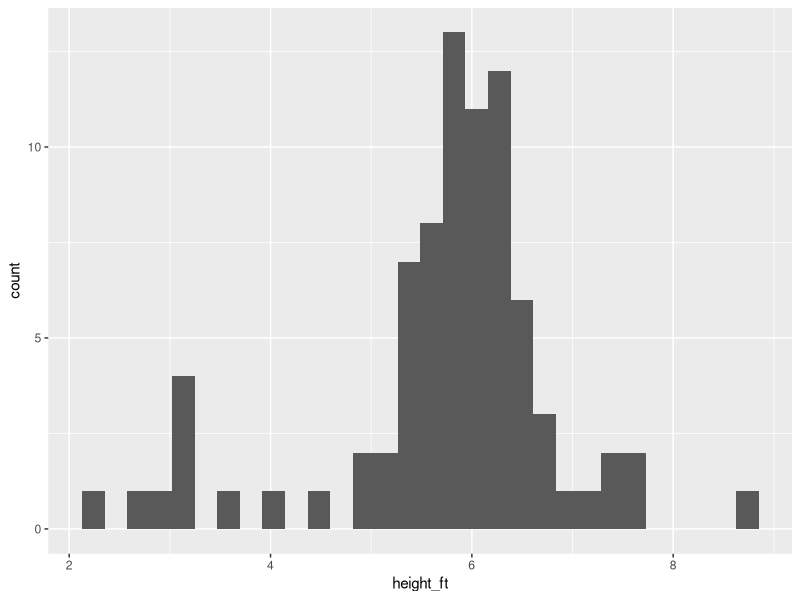

Reproduce this figure in R.
## ---- chunk 1
knitr::opts_chunk$set(echo = TRUE, message = FALSE)
## ---- chunk 2
library(tidyverse)

dim(starwars) #States size of data frame. 87 x 14 87 rows and 14 columns
colnames(starwars) #Gives us the column names for the starwars data frame

head(starwars) #Displays the top rows of each column within the data frame
glimpse(starwars) #Reports to us number of rows and columns along with displaying the columns on the far left in rows, and rows as columns.

?starwars #Brings up the help pane discussing starwars documentation

starwars %>% count(species) #The pipe operator allows us to use the count function on the starwars data frame to have a count of individual species within the species field.

mean(starwars$height) #Using the mean function to look at the starwars data frame 'height' column with the extraction operator.
mean(starwars$height, na.rm = TRUE) #'na.rm' is a parameter telling the mean function to skip over any NULL cells.

summary(starwars$height) #gives results of the summary statistics. If it is a number it gives min, 1st Quartile, Median, 3rd Quartile, Max, and NA's. If the summary is of a field that is a CHAR, it tells the number of rows, Class, and Mode.


cm_to_ft <- function(cm){
  ft = cm / 30.48
  return(ft)
}

starwars_2 <- starwars %>% mutate(height_ft = cm_to_ft(height)) #The mutate function is using the cm_to_ft function to create a new column 'height_ft' in the starwars data frame. It is then reassigned starwars_2
 
dim(starwars_2) #States size of data frame. 87 x 15 87 rows and 15 columns
colnames(starwars_2)#Gives us the column names for the starwars_2 data frame

summary(starwars_2$height_ft)#gives the summary statistics for the new height_ft column

ggplot(starwars_2, aes(height_ft)) + 
  geom_histogram() #This is visualizing the data using a histogram with height_ft on the y-axis and count on the x axis.

starwars_2 %>% filter(height_ft == max(height_ft)) #We use the starwars_2 data set and use the filter function to look through the height_ft column. Then use the max function to find the person with the tallest height.
starwars_2 %>% filter(height_ft == max(height_ft, na.rm = TRUE))#We needed to use na.rm to get rid of the NULLs to be able to find the true max.

# https://starwars.fandom.com/wiki/Yarael_Poof
## ---- chunk 3
# your code goes here
